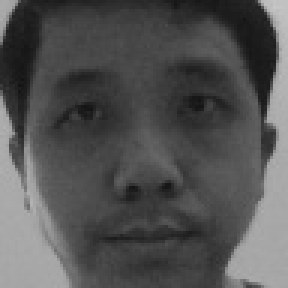
#> input picture data/meme_faces/img20170816_072935981204.jpg, 96 x 96 px, given in place of the camera (shown 3 times larger)
$ python CaptureMouth.py
#> lines starting #> are read from the running program, lines starting #| are printed output that depends on the picture
"""
Created by xusheng on 17/8/17

"""
#import numpy as np
import cv2
from cv2 import *
import os
from datetime import datetime

pathclassifier = os.getcwd() + '/'
haar_face = pathclassifier + '../haar/haarcascade_frontalface_default.xml'
haar_eyes = pathclassifier + '../haar/haarcascade_eye.xml'
haar_mouth = pathclassifier + '../haar/haarcascade_mcs_mouth.xml'

if not os.path.isfile(haar_face):
    raise ValueError('Haar cascade not found!\n' + os.getcwd())

def saveimg(folder, img, size1=48, size2=48):
    targetFolder = pathclassifier + folder + '/'
    if not os.path.exists(targetFolder):
        os.makedirs(targetFolder)
    dim = (size1, size2)
    resized = cv2.resize(img, dim, interpolation=cv2.INTER_AREA)
    filename = targetFolder + 'img' + datetime.now().strftime('%m%d%H%M%S%f') + '.jpg'
    print ("Image Save :  {0}".format(filename))
    cv2.imwrite(filename, resized)
    return

def captureImageMouth(folder):
#> called with folder = '../image/test'
    faceDet = cv2.CascadeClassifier(haar_face)
    eyeDet = cv2.CascadeClassifier(haar_eyes)
    mouthDet = cv2.CascadeClassifier(haar_mouth)

    noOfEyes = 0
    while noOfEyes != 2:
        cap = cv2.VideoCapture(0)
        ret, img = cap.read()
#> img is the input picture: shape (96, 96, 3); min 19, max 199, mean 82.9
        cap.release()
        # cv2.destroyAllWindows()
        gray = cv2.cvtColor(img, cv2.COLOR_BGR2GRAY)
        faces = faceDet.detectMultiScale(gray, 1.3, 5)
#> faces = [[4, 3, 89, 89]]

        for (x, y, w, h) in faces:
            roi_gray = gray[y:y + h, x:x + w]
            eyes = eyeDet.detectMultiScale(roi_gray)
            noOfEyes = len(eyes)
            if (noOfEyes) == 2:
                ex1, ey1, ew1, eh1 = eyes[0]
                ex1b, ey1b, ew1b, eh1b = eyes[1]
                eye1_gray = roi_gray[ey1:ey1 + eh1, ex1:ex1 + ew1]
                eye2_gray = roi_gray[ey1b:ey1b + eh1b, ex1b:ex1b + ew1b]
                saveimg(folder, eye1_gray, ew1, eh1)
                saveimg(folder, eye2_gray, ew1b, eh1b)
                if ex1b < ex1:
                    ex1 = ex1b
                dx, dy, dw, dh = x + ex1, y + ey1 + int(eh1 * 1.62), x + w - ex1, y + h
                roi_mouth = cv2.cvtColor(img[dy:dy + dh, dx:dx + dw], cv2.COLOR_BGR2GRAY)
                mouths = mouthDet.detectMultiScale(roi_mouth, 1.3, 5)
                if (len(mouths) > 0):
                    mx, my, mw, mh = mouths[0]
                    mouth_gray = roi_mouth[my:my + mh, mx:mx + mw]
                    saveimg(folder, mouth_gray, mw, mh)
#> this loop made 1 pass
#> (x, y, w, h, eyes, noOfEyes, ey1) on pass 1: (4, 3, 89, 89, [[50, 19, 26, 26], [10, 22, 27, 27]], 2, 19)
#| Image Save :  src/../image/test/img1120184521676196.jpg
#| Image Save :  src/../image/test/img1120184521677354.jpg
#> pass 1, in captureImageMouth, `roi_gray = gray[y:y + h, x:x + w]`:
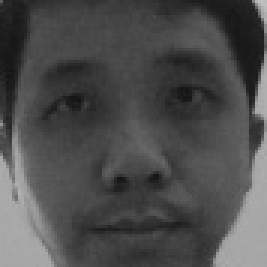
#> roi_gray: shape (89, 89) (shown 3 times larger); min 19, max 192, mean 77.2
#> pass 1, in captureImageMouth, `eye1_gray = roi_gray[ey1:ey1 + eh1, ex1:ex1 + ew1]`:
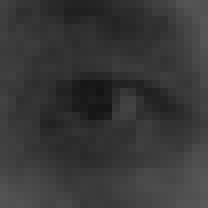
#> eye1_gray: shape (26, 26) (shown 8 times larger); min 20, max 89, mean 55.5
#> pass 1, in captureImageMouth, `eye2_gray = roi_gray[ey1b:ey1b + eh1b, ex1b:ex1b + ew1b]`:
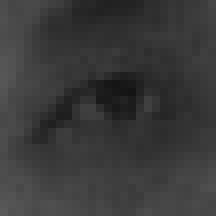
#> eye2_gray: shape (27, 27) (shown 8 times larger); min 20, max 89, mean 57.5
#> pass 1, in captureImageMouth, `roi_mouth = cv2.cvtColor(img[dy:dy + dh, dx:dx + dw], cv2.COLOR_BGR2GR..`:
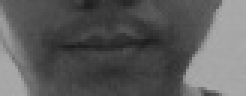
#> roi_mouth: shape (32, 82) (shown 3 times larger); min 28, max 174, mean 91.8
    return


captureImageMouth('../image/test')
